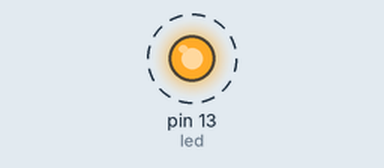
Recording of a sketch running on a simulated Arduino Uno, built with avr-gcc and run on an emulated ATmega328P. On the bench: output pins drawn as LEDs (lit = HIGH). Dashed ring = blinking.

Above: at 0.5 s.
Timing chart, 0 to 4.6 s (numbered marks = the images above):
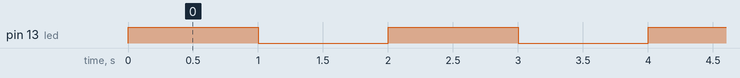

The sketch:

project_1_led_blink.ino
```cpp
/*
 *  Project1 Blink
 *  Turns on the LED for one second, then off for one second repeatedly.
 */

// Pin 13 has an LED connected to it on host Arduino Board
// Initialise pin13 with a name
int led = 13;
int delay_ms = 1000;
// the setup routine runs once when you press reset:
void setup() {
  // put your setup code here, to run once:
  pinMode(led, OUTPUT);
}

// the loop routine runs over and over again forever:
void loop() {
  // put your main code here, to run repeatedly:
  digitalWrite(led, HIGH);
  delay(delay_ms);
  digitalWrite(led, LOW);
  delay(delay_ms);
}
```

Measured:
- by itself, pin 13 (led): alternates HIGH for 1.0 s and LOW for 1.0 s
